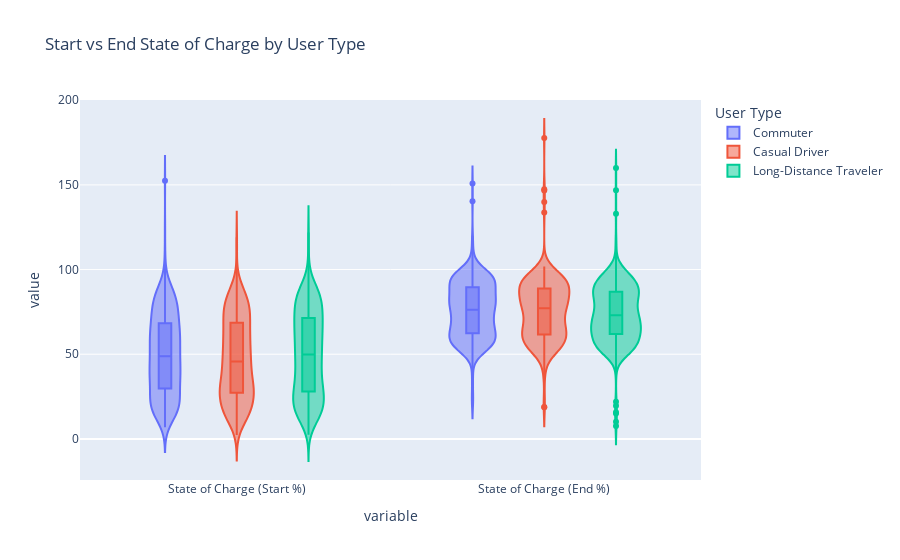

Here is the notebook cell this chart was saved with:
### Code cell
fig7 = px.violin(df.melt(id_vars=["User Type"], 
                                  value_vars=["State of Charge (Start %)", "State of Charge (End %)"]),
                 x="variable", y="value", color="User Type",
                 box=True, title="Start vs End State of Charge by User Type")
fig7.show()

### Figure 1 — Plotly figure (JSON) as saved in the notebook; plotly's stock layout.template omitted (floating-point values rounded to 4 significant figures; data arrays with more than 128 entries replaced by an {"elided": "..."} marker saying what was removed)
{"data": [{"alignmentgroup": "True", "box": {"visible": true}, "hovertemplate": "User Type=Commuter<br>variable=%{x}<br>value=%{y}<extra></extra>", "legendgroup": "Commuter", "marker": {"color": "#636efa"}, "name": "Commuter", "offsetgroup": "Commuter", "orientation": "v", "scalegroup": "True", "showlegend": true, "type": "violin", "x": {"elided": "952 str values"}, "x0": " ", "xaxis": "x", "y": {"elided": "952 float values"}, "y0": " ", "yaxis": "y"}, {"alignmentgroup": "True", "box": {"visible": true}, "hovertemplate": "User Type=Casual Driver<br>variable=%{x}<br>value=%{y}<extra></extra>", "legendgroup": "Casual Driver", "marker": {"color": "#EF553B"}, "name": "Casual Driver", "offsetgroup": "Casual Driver", "orientation": "v", "scalegroup": "True", "showlegend": true, "type": "violin", "x": {"elided": "814 str values"}, "x0": " ", "xaxis": "x", "y": {"elided": "814 float values"}, "y0": " ", "yaxis": "y"}, {"alignmentgroup": "True", "box": {"visible": true}, "hovertemplate": "User Type=Long-Distance Traveler<br>variable=%{x}<br>value=%{y}<extra></extra>", "legendgroup": "Long-Distance Traveler", "marker": {"color": "#00cc96"}, "name": "Long-Distance Traveler", "offsetgroup": "Long-Distance Traveler", "orientation": "v", "scalegroup": "True", "showlegend": true, "type": "violin", "x": {"elided": "874 str values"}, "x0": " ", "xaxis": "x", "y": {"elided": "874 float values"}, "y0": " ", "yaxis": "y"}], "layout": {"legend": {"title": {"text": "User Type"}, "tracegroupgap": 0}, "title": {"text": "Start vs End State of Charge by User Type"}, "violinmode": "group", "xaxis": {"anchor": "y", "domain": [0, 1], "title": {"text": "variable"}}, "yaxis": {"anchor": "x", "domain": [0, 1], "title": {"text": "value"}}}}
